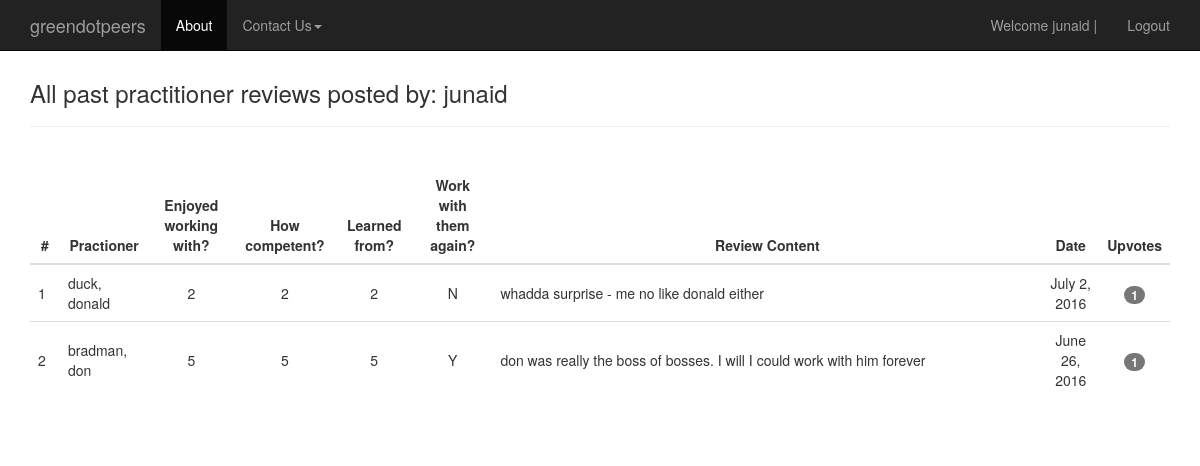
Screenshot of /myaccount/myreviews/1/ (signed in) with the database file from the repository.
### reviews/models.py (models this page shows, shortened)
class Review(models.Model):
	user = models.ForeignKey(settings.AUTH_USER_MODEL)
	employee = models.ForeignKey("Employee") #in quotes because model defined later
	length_working = models.PositiveIntegerField(verbose_name="how long have you worked with this person? (months)?")
	ques1 = models.PositiveIntegerField(verbose_name="How much did you enjoy working with this person (1-5)? (5 = most)?", validators=[MinValueValidator(1), MaxValueValidator(5)])
	ques2 = models.PositiveIntegerField(verbose_name="How competent is this person in their domain of expertise (1-5)? (5 = most)", validators=[MinValueValidator(1), MaxValueValidator(5)])
	ques3 = models.PositiveIntegerField(verbose_name="How much did you learn from this individual while working with them (1-5)? (5 = most)", validators=[MinValueValidator(1), MaxValueValidator(5)])
	timestamp = models.DateTimeField(auto_now=False, auto_now_add=True)
	WORK_AGAIN_CHOICES = (
	    ('Y', 'Yes'),
	    ('N', 'No'),
	)
	work_again =  models.CharField(verbose_name="would you work with this person again if you had the choice?",
									max_length=1, choices=WORK_AGAIN_CHOICES, null=False)
	content = models.TextField(verbose_name="Please provide some comments on what it was like to work with this person",
									max_length=1500)
	class Meta:
		unique_together = (("user", "employee"),)  #really important - prevents dups

class Employee(models.Model):
	first_name = models.CharField(max_length=120)
	last_name = models.CharField(max_length=120)
	email = models.CharField(max_length=120, null=True)
	level = models.CharField(max_length=120)
	service_area = models.CharField(max_length=120)
	service_line = models.CharField(max_length=120, null=True)
	office = models.CharField(max_length=120)
	timestamp = models.DateTimeField(auto_now=False, auto_now_add=True)
	@property
	def full_name(self):
		return ''.join([self.last_name, ', ', self.first_name])
	def __unicode__(self):
		return self.full_name

### reviews/views.py (the view)
# urls.py: url(r'^myaccount/myreviews/(?P<pk>\d+)/$', emp.view_past_user_reviews, name='past_user_reviews'),
def view_past_user_reviews(request, pk=None):
	user_review_queryset = Review.objects.filter(user=request.user).order_by('-timestamp')
	user_review_queryset = user_review_queryset.annotate(num_votes=Count('votereview'))
	context = {
	"username": request.user,
	"user_review_queryset": user_review_queryset,
	}
	return render(request, "all_reviews_by_user.html", context)

### templates/all_reviews_by_user.html (shortened to what this page needs)
{% extends "base.html" %}
{% block content %}
<div class='container'>
<h3> All past practitioner reviews posted by: {{username}} </h3>
<hr/>
 	<div class='row'>
		<div class='col-sm-12'>
		<br>
		<table class="table">
			      <THEAD>
			        <TR>
			          <TH style="text-align:center">#</TH>
			          <TH style="text-align:center">Practioner</TH>
			          <TH style="text-align:center">Enjoyed working with?</TH>
			          <TH style="text-align:center" >How competent?</TH>
			          <TH style="text-align:center">Learned from?</TH>
			          <TH style="text-align:center">Work with them again?</TH>
			          <TH style="text-align:center" width="400">Review Content</TH>
			          <TH style="text-align:center">Date</TH>
			          <TH style="text-align:center">Upvotes</TH>
			        </TR>
			      </THEAD>
			      <TBODY>
			        {% for obj in user_review_queryset %}
			        <TR>
			          <TD class="vert-align" width="30">{{ forloop.counter }}</TD>
			          <TD class="vert-align" >{{obj.employee}} </TD>
			          <TD class="vert-hor-align">{{obj.ques1}}</TD>
			          <TD class="vert-hor-align">{{obj.ques2}}</TD>
			          <TD class="vert-hor-align">{{obj.ques3}}</TD>
			          <TD class="vert-hor-align">{{obj.work_again}}</TD>
			          <TD class="vert-align" width="550" >{{obj.content}}</TD>
			          <TD class="vert-hor-align">{{ obj.timestamp|date}}</TD>
			          <TD class="vert-hor-align"><span class="badge badge-info">{{obj.num_votes}}</span></TD>
			        {% endfor %}
			        </TR>
			      </TBODY>
			    </TABLE>
		<br>
		</div>
	</div>
</div>
{% endblock %}

### templates/navbar.html (shortened to what this page needs)
    <nav class="navbar navbar-inverse navbar-fixed-top">
      <div class="container">
        <div class="navbar-header">
          <a class="navbar-brand" href='{% url "user_homepage" %}'>greendotpeers</a>
        </div>
        <div id="navbar" class="navbar-collapse collapse">
        <ul class="nav navbar-nav">
              <li class="active"><a href='{% url "about_us" %}'>About</a></li>
              <li class="dropdown">
                <a href="#" class="dropdown-toggle" data-toggle="dropdown" role="button" aria-haspopup="true" aria-expanded="false">Contact Us<span class="caret"></span></a>
              </li>
            </ul>
          <ul class="nav navbar-nav navbar-right">
          {% if request.user.is_authenticated  %}
            <li><a href=''>Welcome {{request.user}} |</a></li>
            <li><a href='{% url "auth_logout" %}'>Logout</a></li>
          {% else %}
            <li><a href='{% url "ver_question" %}'> Register </a></li>
          {% endif %}
          </ul>
        </div>
      </div>
    </nav>

### static/css/base.css (style rules this page uses)
.table tbody>tr>td.vert-align { vertical-align: middle; }
.table tbody>tr>td.vert-hor-align { vertical-align: middle; text-align: center; }

### rows the page displays
Review: employee "duck, donald", ques1 "2", ques2 "2", ques3 "2", work_again "N", content "whadda surprise - me no like donald either", timestamp "July 2, 2016", num_votes "1"
Review: employee "bradman, don", ques1 "5", ques2 "5", ques3 "5", work_again "Y", content "don was really the boss of bosses. I will I could work with him forever", timestamp "June 26, 2016", num_votes "1"

### other values shown
{{ request.user }} "junaid"
{{ username }} "junaid"
